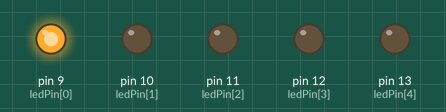
Recording of a sketch running on a simulated Arduino Uno, built with avr-gcc and run on an emulated ATmega328P. On the bench: output pins drawn as LEDs (lit = HIGH).

Above: at 0.05 s.
At 0.75 s:
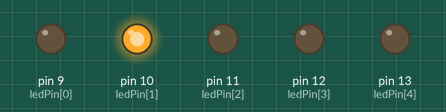
At 1.45 s:
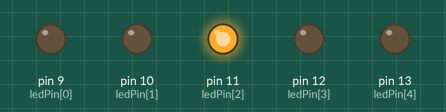
At 2.15 s:
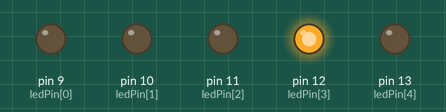
At 2.85 s:
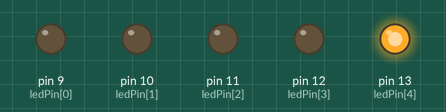
Timing chart, 0 to 3.1 s (numbered marks = the images above):
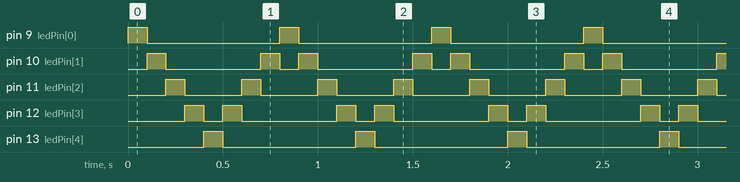

The sketch:

array_5_leds.ino
```cpp
 /*************************************************************************
 **                                                                      **
 **    Descripició del programa                                          **
 **                                                                      **
 *************************************************************************/

 //******  Includes  ******************************************************


 //******  Variables  *****************************************************
const int ledPin[] = {9, 10, 11, 12, 13};
int temps = 100;

 //******  Setup  *********************************************************
 void setup () {
  pinMode(ledPin[0], OUTPUT);
  pinMode(ledPin[1], OUTPUT);
  pinMode(ledPin[2], OUTPUT);
  pinMode(ledPin[3], OUTPUT);
  pinMode(ledPin[4], OUTPUT);
 }


 //******  Loop  **********************************************************
 void loop () {
  for (int ledNum=0; ledNum<4; ledNum++)
  {
   digitalWrite(ledPin[ledNum], HIGH);
   delay(temps);
   digitalWrite(ledPin[ledNum], LOW);

  }
  for (int ledNum=4; ledNum>0; ledNum--)
  {
   digitalWrite(ledPin[ledNum], HIGH);
   delay(temps);
   digitalWrite(ledPin[ledNum], LOW);

 }
}
```

Measured:
- by itself, pin 9 (ledPin[0]), pin 13 (ledPin[4]): alternates HIGH for 0.10 s and LOW for 0.70 s
- by itself, pin 10 (ledPin[1]): repeats every 0.80 s: LOW 0.50 s, HIGH 0.10 s, LOW 0.10 s, HIGH 0.10 s
- by itself, pin 11 (ledPin[2]): alternates HIGH for 0.10 s and LOW for 0.30 s
- by itself, pin 12 (ledPin[3]): repeats every 0.80 s: LOW 0.10 s, HIGH 0.10 s, LOW 0.50 s, HIGH 0.10 s
